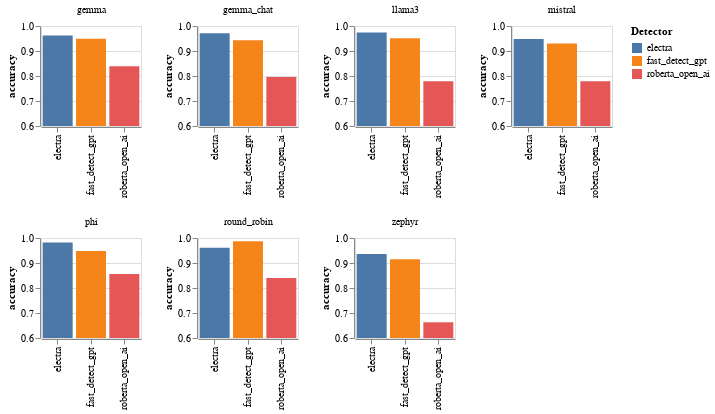

Notebook code for this chart:
### Code cell
zero_shot_detectors_and_best_trained = ["fast_detect_gpt", "roberta_base_open_ai", "electra_large_phi"]
zero_shot_only_only_df = freeze_base_df[freeze_base_df["detector"].apply(lambda x: x in zero_shot_detectors_and_best_trained)]

# same as above but with bar chart
bar_chart = alt.Chart(zero_shot_only_only_df).mark_bar().encode(
    alt.X('detector_short_name:N', sort=None, title=None),
    alt.Y('accuracy:Q').scale(alt.Scale(domain=(0.6, 1), clamp=True)),
    #alt.Y('accuracy:Q'),
    alt.Color("detector_short_name:N", title="Detector"),
    column=alt.Column("dataset:N", title=None)
).properties(
    width=100,
    height=100,  
)

# spread the char into two rows
grid_chart = alt.vconcat()
nb_rows = 2
nb_dataset_per_row = 4

datasets = zero_shot_only_only_df["dataset"].unique()
for i in range(nb_rows):
    row = alt.hconcat()
    for j in range(nb_dataset_per_row):
        if i*nb_dataset_per_row + j >= len(datasets):
            break
        row |= bar_chart.transform_filter(
            alt.datum.dataset == datasets[i*nb_dataset_per_row + j]
        )
    grid_chart &= row

grid_chart.configure_axis(
    labelFontSize=12,
    titleFontSize=12,
).configure_legend(
    labelFontSize=12,
    titleFontSize=12,
    titleLimit=0
).configure_header(
    titleFontSize=12,
    labelFontSize=12
)
grid_chart.save("notebooks/plots/heatmap_zero_shot_bar.png")

grid_chart

### Figure 1 — Vega-Lite specification as saved in the notebook (floating-point values rounded to 4 significant figures)
{"config": {"view": {"continuousWidth": 300, "continuousHeight": 300}}, "vconcat": [{"hconcat": [{"mark": {"type": "bar"}, "encoding": {"color": {"field": "detector_short_name", "title": "Detector", "type": "nominal"}, "column": {"field": "dataset", "title": null, "type": "nominal"}, "x": {"field": "detector_short_name", "sort": null, "title": null, "type": "nominal"}, "y": {"field": "accuracy", "scale": {"clamp": true, "domain": [0.6, 1]}, "type": "quantitative"}}, "height": 100, "transform": [{"filter": "(datum.dataset === 'gemma')"}], "width": 100}, {"mark": {"type": "bar"}, "encoding": {"color": {"field": "detector_short_name", "title": "Detector", "type": "nominal"}, "column": {"field": "dataset", "title": null, "type": "nominal"}, "x": {"field": "detector_short_name", "sort": null, "title": null, "type": "nominal"}, "y": {"field": "accuracy", "scale": {"clamp": true, "domain": [0.6, 1]}, "type": "quantitative"}}, "height": 100, "transform": [{"filter": "(datum.dataset === 'gemma_chat')"}], "width": 100}, {"mark": {"type": "bar"}, "encoding": {"color": {"field": "detector_short_name", "title": "Detector", "type": "nominal"}, "column": {"field": "dataset", "title": null, "type": "nominal"}, "x": {"field": "detector_short_name", "sort": null, "title": null, "type": "nominal"}, "y": {"field": "accuracy", "scale": {"clamp": true, "domain": [0.6, 1]}, "type": "quantitative"}}, "height": 100, "transform": [{"filter": "(datum.dataset === 'llama3')"}], "width": 100}, {"mark": {"type": "bar"}, "encoding": {"color": {"field": "detector_short_name", "title": "Detector", "type": "nominal"}, "column": {"field": "dataset", "title": null, "type": "nominal"}, "x": {"field": "detector_short_name", "sort": null, "title": null, "type": "nominal"}, "y": {"field": "accuracy", "scale": {"clamp": true, "domain": [0.6, 1]}, "type": "quantitative"}}, "height": 100, "transform": [{"filter": "(datum.dataset === 'mistral')"}], "width": 100}]}, {"hconcat": [{"mark": {"type": "bar"}, "encoding": {"color": {"field": "detector_short_name", "title": "Detector", "type": "nominal"}, "column": {"field": "dataset", "title": null, "type": "nominal"}, "x": {"field": "detector_short_name", "sort": null, "title": null, "type": "nominal"}, "y": {"field": "accuracy", "scale": {"clamp": true, "domain": [0.6, 1]}, "type": "quantitative"}}, "height": 100, "transform": [{"filter": "(datum.dataset === 'phi')"}], "width": 100}, {"mark": {"type": "bar"}, "encoding": {"color": {"field": "detector_short_name", "title": "Detector", "type": "nominal"}, "column": {"field": "dataset", "title": null, "type": "nominal"}, "x": {"field": "detector_short_name", "sort": null, "title": null, "type": "nominal"}, "y": {"field": "accuracy", "scale": {"clamp": true, "domain": [0.6, 1]}, "type": "quantitative"}}, "height": 100, "transform": [{"filter": "(datum.dataset === 'round_robin')"}], "width": 100}, {"mark": {"type": "bar"}, "encoding": {"color": {"field": "detector_short_name", "title": "Detector", "type": "nominal"}, "column": {"field": "dataset", "title": null, "type": "nominal"}, "x": {"field": "detector_short_name", "sort": null, "title": null, "type": "nominal"}, "y": {"field": "accuracy", "scale": {"clamp": true, "domain": [0.6, 1]}, "type": "quantitative"}}, "height": 100, "transform": [{"filter": "(datum.dataset === 'zephyr')"}], "width": 100}]}], "data": {"name": "data-f3200f23e2302859923897379d72ddb0"}, "$schema": "https://vega.github.io/schema/vega-lite/v5.17.0.json", "datasets": {"data-f3200f23e2302859923897379d72ddb0": [{"accuracy": 0.9619, "precision": 0.968, "recall": 0.9554, "f1_score": 0.9616, "fp_rate": 0.03162, "std_accuracy": 0.004359, "std_precision": 0.005742, "std_recall": 0.006709, "std_f1_score": 0.004436, "std_fp_rate": 0.005764, "TP": 945.0, "TN": 957.6, "FP": 31.27, "FN": 44.09, "base_detector": "electra_large", "trained_on_dataset": "phi", "detector": "electra_large_phi", "dataset": "gemma", "detector_short_name": "electra"}, {"accuracy": 0.971, "precision": 0.9692, "recall": 0.9729, "f1_score": 0.971, "fp_rate": 0.03097, "std_accuracy": 0.003671, "std_precision": 0.005411, "std_recall": 0.005101, "std_f1_score": 0.003729, "std_fp_rate": 0.005439, "TP": 969.7, "TN": 964.4, "FP": 30.82, "FN": 27.03, "base_detector": "electra_large", "trained_on_dataset": "phi", "detector": "electra_large_phi", "dataset": "gemma_chat", "detector_short_name": "electra"}, {"accuracy": 0.9736, "precision": 0.9694, "recall": 0.9781, "f1_score": 0.9737, "fp_rate": 0.03097, "std_accuracy": 0.003589, "std_precision": 0.005385, "std_recall": 0.004703, "std_f1_score": 0.003616, "std_fp_rate": 0.005439, "TP": 974.9, "TN": 964.4, "FP": 30.82, "FN": 21.82, "base_detector": "electra_large", "trained_on_dataset": "phi", "detector": "electra_large_phi", "dataset": "llama3", "detector_short_name": "electra"}, {"accuracy": 0.9484, "precision": 0.9672, "recall": 0.9281, "f1_score": 0.9472, "fp_rate": 0.03136, "std_accuracy": 0.004904, "std_precision": 0.005618, "std_recall": 0.008124, "std_f1_score": 0.005102, "std_fp_rate": 0.005418, "TP": 913.8, "TN": 956.5, "FP": 30.96, "FN": 70.77, "base_detector": "electra_large", "trained_on_dataset": "phi", "detector": "electra_large_phi", "dataset": "mistral", "detector_short_name": "electra"}, {"accuracy": 0.9816, "precision": 0.9699, "recall": 0.994, "f1_score": 0.9818, "fp_rate": 0.03087, "std_accuracy": 0.002999, "std_precision": 0.005423, "std_recall": 0.002324, "std_f1_score": 0.002999, "std_fp_rate": 0.005537, "TP": 990.8, "TN": 964.5, "FP": 30.72, "FN": 6.007, "base_detector": "electra_large", "trained_on_dataset": "phi", "detector": "electra_large_phi", "dataset": "phi", "detector_short_name": "electra"}, {"accuracy": 0.9605, "precision": 1.0, "recall": 0.9178, "f1_score": 0.9566, "fp_rate": 0.0, "std_accuracy": 0.02193, "std_precision": 0.0, "std_recall": 0.04511, "std_f1_score": 0.02489, "std_fp_rate": 0.0, "TP": 33.09, "TN": 38.95, "FP": 0.0, "FN": 2.959, "base_detector": "electra_large", "trained_on_dataset": "phi", "detector": "electra_large_phi", "dataset": "round_robin", "detector_short_name": "electra"}, {"accuracy": 0.9355, "precision": 0.9719, "recall": 0.897, "f1_score": 0.9329, "fp_rate": 0.0259, "std_accuracy": 0.005809, "std_precision": 0.005666, "std_recall": 0.01013, "std_f1_score": 0.006227, "std_fp_rate": 0.005181, "TP": 793.4, "TN": 861.5, "FP": 22.91, "FN": 91.15, "base_detector": "electra_large", "trained_on_dataset": "phi", "detector": "electra_large_phi", "dataset": "zephyr", "detector_short_name": "electra"}, {"accuracy": 0.9478, "precision": 0.9209, "recall": 0.9798, "f1_score": 0.9494, "fp_rate": 0.08429, "std_accuracy": 0.004922, "std_precision": 0.00809, "std_recall": 0.00463, "std_f1_score": 0.004894, "std_fp_rate": 0.008669, "TP": 976.3, "TN": 911.7, "FP": 83.91, "FN": 20.11, "base_detector": "fast_detect_gpt", "trained_on_dataset": "z", "detector": "fast_detect_gpt", "dataset": "phi", "detector_short_name": "fast_detect_gpt"}, {"accuracy": 0.9489, "precision": 0.9211, "recall": 0.9819, "f1_score": 0.9505, "fp_rate": 0.08417, "std_accuracy": 0.005005, "std_precision": 0.008416, "std_recall": 0.004225, "std_f1_score": 0.004991, "std_fp_rate": 0.008881, "TP": 971.2, "TN": 905.7, "FP": 83.24, "FN": 17.91, "base_detector": "fast_detect_gpt", "trained_on_dataset": "z", "detector": "fast_detect_gpt", "dataset": "gemma", "detector_short_name": "fast_detect_gpt"}, {"accuracy": 0.9298, "precision": 0.9177, "recall": 0.9445, "f1_score": 0.9309, "fp_rate": 0.08489, "std_accuracy": 0.005637, "std_precision": 0.008412, "std_recall": 0.007132, "std_f1_score": 0.005626, "std_fp_rate": 0.008903, "TP": 932.1, "TN": 901.4, "FP": 83.61, "FN": 54.83, "base_detector": "fast_detect_gpt", "trained_on_dataset": "z", "detector": "fast_detect_gpt", "dataset": "mistral", "detector_short_name": "fast_detect_gpt"}, {"accuracy": 0.9867, "precision": 0.9728, "recall": 1.0, "f1_score": 0.986, "fp_rate": 0.02536, "std_accuracy": 0.01354, "std_precision": 0.02747, "std_recall": 0.0, "std_f1_score": 0.01433, "std_fp_rate": 0.02587, "TP": 35.75, "TN": 38.25, "FP": 0.998, "FN": 0.0, "base_detector": "fast_detect_gpt", "trained_on_dataset": "z", "detector": "fast_detect_gpt", "dataset": "round_robin", "detector_short_name": "fast_detect_gpt"}, {"accuracy": 0.9428, "precision": 0.92, "recall": 0.9699, "f1_score": 0.9443, "fp_rate": 0.08425, "std_accuracy": 0.00502, "std_precision": 0.008198, "std_recall": 0.005362, "std_f1_score": 0.005098, "std_fp_rate": 0.008476, "TP": 965.7, "TN": 912.4, "FP": 83.94, "FN": 29.96, "base_detector": "fast_detect_gpt", "trained_on_dataset": "z", "detector": "fast_detect_gpt", "dataset": "gemma_chat", "detector_short_name": "fast_detect_gpt"}, {"accuracy": 0.9151, "precision": 0.9128, "recall": 0.9178, "f1_score": 0.9153, "fp_rate": 0.08753, "std_accuracy": 0.00665, "std_precision": 0.00955, "std_recall": 0.009395, "std_f1_score": 0.006959, "std_fp_rate": 0.009585, "TP": 811.3, "TN": 807.5, "FP": 77.46, "FN": 72.69, "base_detector": "fast_detect_gpt", "trained_on_dataset": "z", "detector": "fast_detect_gpt", "dataset": "zephyr", "detector_short_name": "fast_detect_gpt"}, {"accuracy": 0.9509, "precision": 0.9213, "recall": 0.9861, "f1_score": 0.9526, "fp_rate": 0.08426, "std_accuracy": 0.004882, "std_precision": 0.008236, "std_recall": 0.003756, "std_f1_score": 0.004847, "std_fp_rate": 0.008758, "TP": 982.3, "TN": 911.9, "FP": 83.91, "FN": 13.86, "base_detector": "fast_detect_gpt", "trained_on_dataset": "z", "detector": "fast_detect_gpt", "dataset": "llama3", "detector_short_name": "fast_detect_gpt"}, {"accuracy": 0.856, "precision": 0.8201, "recall": 0.9118, "f1_score": 0.8634, "fp_rate": 0.1997, "std_accuracy": 0.008035, "std_precision": 0.01202, "std_recall": 0.008991, "std_f1_score": 0.008056, "std_fp_rate": 0.01313, "TP": 907.4, "TN": 797.7, "FP": 199.1, "FN": 87.83, "base_detector": "roberta_base_open_ai", "trained_on_dataset": "z", "detector": "roberta_base_open_ai", "dataset": "phi", "detector_short_name": "roberta_open_ai"}, {"accuracy": 0.839, "precision": 0.7964, "recall": 0.9108, "f1_score": 0.8497, "fp_rate": 0.2328, "std_accuracy": 0.008432, "std_precision": 0.0118, "std_recall": 0.009171, "std_f1_score": 0.008469, "std_fp_rate": 0.01334, "TP": 900.6, "TN": 758.9, "FP": 230.2, "FN": 88.22, "base_detector": "roberta_base_open_ai", "trained_on_dataset": "z", "detector": "roberta_base_open_ai", "dataset": "gemma", "detector_short_name": "roberta_open_ai"}, {"accuracy": 0.7786, "precision": 0.72, "recall": 0.9129, "f1_score": 0.805, "fp_rate": 0.3561, "std_accuracy": 0.009646, "std_precision": 0.01311, "std_recall": 0.009135, "std_f1_score": 0.009328, "std_fp_rate": 0.01577, "TP": 901.4, "TN": 634.0, "FP": 350.6, "FN": 86.05, "base_detector": "roberta_base_open_ai", "trained_on_dataset": "z", "detector": "roberta_base_open_ai", "dataset": "mistral", "detector_short_name": "roberta_open_ai"}, {"accuracy": 0.8402, "precision": 0.7648, "recall": 1.0, "f1_score": 0.8655, "fp_rate": 0.3327, "std_accuracy": 0.04135, "std_precision": 0.05775, "std_recall": 0.0, "std_f1_score": 0.03743, "std_fp_rate": 0.07862, "TP": 38.95, "TN": 24.07, "FP": 11.98, "FN": 0.0, "base_detector": "roberta_base_open_ai", "trained_on_dataset": "z", "detector": "roberta_base_open_ai", "dataset": "round_robin", "detector_short_name": "roberta_open_ai"}, {"accuracy": 0.7958, "precision": 0.7399, "recall": 0.9119, "f1_score": 0.8169, "fp_rate": 0.32, "std_accuracy": 0.009095, "std_precision": 0.01262, "std_recall": 0.008911, "std_f1_score": 0.008973, "std_fp_rate": 0.01465, "TP": 907.5, "TN": 677.8, "FP": 319.0, "FN": 87.69, "base_detector": "roberta_base_open_ai", "trained_on_dataset": "z", "detector": "roberta_base_open_ai", "dataset": "gemma_chat", "detector_short_name": "roberta_open_ai"}, {"accuracy": 0.6628, "precision": 0.6084, "recall": 0.9141, "f1_score": 0.7304, "fp_rate": 0.5884, "std_accuracy": 0.01106, "std_precision": 0.01343, "std_recall": 0.009451, "std_f1_score": 0.01066, "std_fp_rate": 0.01621, "TP": 808.4, "TN": 364.1, "FP": 520.4, "FN": 75.99, "base_detector": "roberta_base_open_ai", "trained_on_dataset": "z", "detector": "roberta_base_open_ai", "dataset": "zephyr", "detector_short_name": "roberta_open_ai"}, {"accuracy": 0.7786, "precision": 0.7198, "recall": 0.9119, "f1_score": 0.8044, "fp_rate": 0.3545, "std_accuracy": 0.009445, "std_precision": 0.01271, "std_recall": 0.008911, "std_f1_score": 0.009129, "std_fp_rate": 0.01555, "TP": 907.5, "TN": 643.4, "FP": 353.4, "FN": 87.69, "base_detector": "roberta_base_open_ai", "trained_on_dataset": "z", "detector": "roberta_base_open_ai", "dataset": "llama3", "detector_short_name": "roberta_open_ai"}]}}
